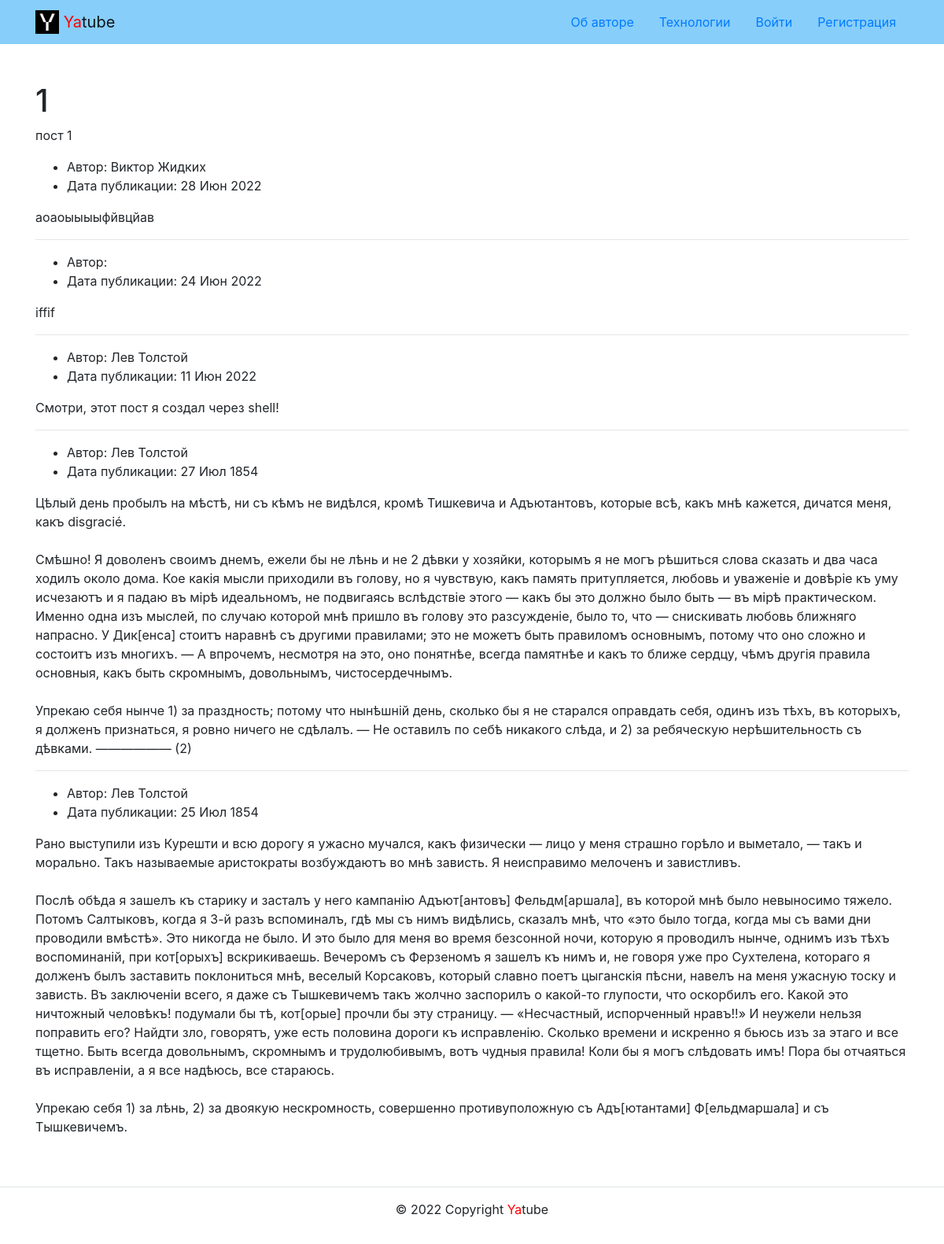
The page /group/group1/ on the database its author committed.
### posts/models.py (models this page shows, shortened)
class Group(models.Model):
    title = models.CharField(max_length=200)
    slug = models.SlugField(unique=True)
    description = models.TextField()

class Post(models.Model):
    text = models.TextField()
    pub_date = models.DateTimeField(auto_now_add=True)
    author = models.ForeignKey(
        User,
        on_delete=models.CASCADE,
        related_name='posts'
    )
    group = models.ForeignKey(
        'Group',
        on_delete=models.SET_NULL,
        blank=True,
        null=True,
        related_name='posts'
    )
    class Meta:
        verbose_name = 'post'
        verbose_name_plural = 'posts'
        ordering = ('-pub_date',)

### posts/views.py (the view)
def group_posts(request, slug):
    group = get_object_or_404(Group, slug=slug)
    posts = group.posts.all()[:settings.POST_PER_DATE]
    context = {
        'group': group,
        'posts': posts,
    }
    return render(request, 'posts/group_list.html', context)

### core/context_processors/year.py (called while the page is built)
def year (request):
    dt = datetime.date.today().year
    return {
        'year' : dt
    }

### templates/posts/group_list.html (shortened to what this page needs)
{% extends 'base.html' %}
    {% block content %}
      <div class="container py-5">
        <h1>{{ group.title }}</h1>
        <p>
          {{ group.description }}
        </p>
      {%for post in posts%}
        <article>
          <ul>
            <li>
              Автор: {{post.author.get_full_name}}
            </li>
            <li>
              Дата публикации: {{post.pub_date|date:"d M Y"}}
            </li>
          </ul>
          <p>
            {{post.text|linebreaksbr}}
          </p>
        </article>
      {% if not forloop.last %}<hr>{% endif %}
      {%endfor%}
      </div>
    {% endblock %}

### templates/base.html (shortened to what this page needs)
{% load static %}
<!DOCTYPE html>
<html lang="ru">
  <head>
    <link rel="stylesheet" href="{%static 'css/bootstrap.min.css' %}">
  </head>
  <body>
    {% include 'includes/header.html' %}
    <main>
    {% block content %}{% endblock %}
    </main>
      {% include 'includes/footer.html' %}
  </body>
</html>

### templates/includes/header.html
{% load static %}
{% with request.resolver_match.view_name as view_name %}
<header>
  <nav class="navbar navbar-light" style="background-color: lightskyblue">
    <div class="container">
      <a class="navbar-brand" href="{% url 'posts:index' %}">
        <img src="{% static 'img/logo.png' %}" width="30" height="30" class="d-inline-block align-top" alt="">
        <span style="color:red">Ya</span>tube
      </a>
      <ul class="nav nav-pills">
        <li class="nav-item">
          <a class="nav-link nav-link {% if view_name  == 'about:author' %}active{% endif %}"
          href="{% url 'about:author' %}">
            Об авторе
          </a>
        </li>
        <li class="nav-item">
        <a class="nav-link {% if view_name  == 'about:tech' %}active{% endif %}"
         href="{%url 'about:tech'%}">
         Технологии
        </a>
        </li>
        {% if user.is_authenticated %}
        <li class="nav-item">
          <a class="nav-link {% if view_name  == 'posts:post_create' %}active{% endif %}"
          href="{%url 'posts:post_create'%}"> Новая запись
          </a>
        </li>
        <li class="nav-item">
          <a class="nav-link link-light {% if view_name  == 'users:password_change_form' %}active{% endif %}"
          href="{%url 'users:password_change_form'%}">
          Изменить пароль
          </a>
        </li>
        <li class="nav-item">
          <a class="nav-link link-light {% if view_name  == 'users:logout' %}active{% endif %}"
          href="{%url 'users:logout'%}">
          Выйти
          </a>
        </li>
        <li>
          Пользователь: {{ user.username }}
        </li>
        {% else %}
        <li class="nav-item">
          <a class="nav-link link-light {% if view_name  == 'login' %}active{% endif %}"
          href="{%url 'login'%}">
          Войти
          </a>
        </li>
        <li class="nav-item">
          <a class="nav-link link-light" href="{%url 'users:signup'%}">Регистрация</a>
        </li>
        {% endif %}
      </ul>
    </div>
  </nav>
</header>
{% endwith %}

### templates/includes/footer.html
<footer class="border-top text-center py-3">
 <p>
    © {{ year }} Copyright <span style="color:red">Ya</span>tube
 </p>
</footer>

### rows shown on the page
Group: title "1", description "пост 1"
Post: author.get_full_name "Виктор Жидких", pub_date "28 Июн 2022", text "аоаоыыыыфйвцйав"
Post: pub_date "24 Июн 2022", text "iffif"
Post: author.get_full_name "Лев Толстой", pub_date "11 Июн 2022", text "Смотри, этот пост я создал через shell!"
Post: author.get_full_name "Лев Толстой", pub_date "27 Июл 1854", text "Цѣлый день пробылъ на мѣстѣ, ни съ кѣмъ не видѣлся, кромѣ Тишкевича и Адъютантовъ, которые всѣ, какъ мнѣ кажется, дичатся меня, какъ disgracié. Смѣшно! Я доволенъ своимъ днемъ, ежели бы не лѣнь и не 2 дѣвки у хозяйки, которымъ я не могъ рѣшиться слова сказать и два часа ходилъ около дома. Кое какія мысли приходили въ голову, но я чувствую, какъ память притупляется, любовь и уваженіе и довѣріе къ уму исчезаютъ и я падаю въ мірѣ идеальномъ, не подвигаясь вслѣдствіе этого — какъ бы это должно было быть — въ мірѣ практическом. Именно одна изъ мыслей, по случаю которой мнѣ пришло въ голову это разсужденіе, было то, что — снискивать любовь ближняго напрасно. У Дик[енса] стоитъ наравнѣ съ другими…"
Post: author.get_full_name "Лев Толстой", pub_date "25 Июл 1854", text "Рано выступили изъ Курешти и всю дорогу я ужасно мучался, какъ физически — лицо у меня страшно горѣло и выметало, — такъ и морально. Такъ называемые аристократы возбуждаютъ во мнѣ зависть. Я неисправимо мелоченъ и завистливъ. Послѣ обѣда я зашелъ къ старику и засталъ у него кампанію Адъют[антовъ] Фельдм[аршала], въ которой мнѣ было невыносимо тяжело. Потомъ Салтыковъ, когда я 3-й разъ вспоминалъ, гдѣ мы съ нимъ видѣлись, сказалъ мнѣ, что «это было тогда, когда мы съ вами дни проводили вмѣстѣ». Это никогда не было. И это было для меня во время безсонной ночи, которую я проводилъ нынче, однимъ изъ тѣхъ воспоминаній, при кот[орыхъ] вскрикиваешь. Вечеромъ съ Ферзеномъ я зашелъ къ нимъ и, не…"
